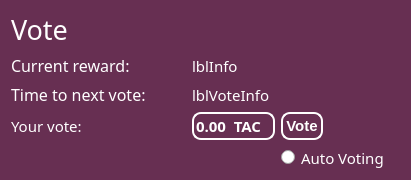
        <widget class="QFrame" name="bottomleftframe">
         <property name="sizePolicy">
          <sizepolicy hsizetype="Fixed" vsizetype="Preferred">
           <horstretch>0</horstretch>
           <verstretch>0</verstretch>
          </sizepolicy>
         </property>
         <property name="minimumSize">
          <size>
           <width>388</width>
           <height>0</height>
          </size>
         </property>
         <property name="toolTip">
          <string/>
         </property>
         <property name="styleSheet">
          <string notr="true">QFrame {
background-color: rgb(103,47,82);
color: rgb(255, 255, 255);
alternate-background-color: rgb(89,38,68);}
QToolTip {
     color: white;
     font-size:9pt;font-family:'Gill Sans MT';
     border: 4px solid ;
     border-radius: 13px;
     opacity: 700;
     border-color: rgb(89,38,68);
     background-color: rgb(62,29,67);
 }
                            QPushButton {
                            border-style: outset;
                            border-width: 2px;
                            border-radius: 9px;
                            border-color: white;
                            font: bold 11pt;
                            min-width: 5em;
                            padding: 3px;
                            }
                            QPushButton:pressed {
                            background-color: green;
                            border-style: inset;
                            }</string>
         </property>
         <layout class="QGridLayout" name="gridLayout">
          <item row="3" column="0">
           <widget class="QLabel" name="label_9">
            <property name="font">
             <font>
              <family>Gill Sans MT</family>
              <pointsize>11</pointsize>
             </font>
            </property>
            <property name="text">
             <string>&lt;html&gt;&lt;head/&gt;&lt;body&gt;&lt;p&gt;&lt;span style=&quot; font-size:12pt;&quot;&gt;Time to next vote:&lt;/span&gt;&lt;/p&gt;&lt;/body&gt;&lt;/html&gt;</string>
            </property>
           </widget>
          </item>
          <item row="4" column="2">
           <widget class="QDoubleSpinBox" name="spbVote">
            <property name="font">
             <font>
              <family>Gill Sans MT</family>
              <pointsize>11</pointsize>
              <weight>75</weight>
              <bold>true</bold>
             </font>
            </property>
            <property name="styleSheet">
             <string notr="true">font: 11pt &quot;Gill Sans MT&quot;;
border-style: outset;
background-color: rgb(103,47,82);
color: white;
                            border-width: 2px;
                            border-radius: 9px;
                            border-color: white;
                            font: bold 11pt;
                            min-width: 2em;

                            
                            
                            </string>
            </property>
            <property name="buttonSymbols">
             <enum>QAbstractSpinBox::NoButtons</enum>
            </property>
            <property name="suffix">
             <string>  TAC</string>
            </property>
            <property name="singleStep">
             <double>0.100000000000000</double>
            </property>
           </widget>
          </item>
          <item row="4" column="0">
           <widget class="QLabel" name="label_8">
            <property name="font">
             <font>
              <family>Gill Sans MT</family>
              <pointsize>11</pointsize>
             </font>
            </property>
            <property name="text">
             <string>&lt;html&gt;&lt;head/&gt;&lt;body&gt;&lt;p&gt;Your vote:&lt;/p&gt;&lt;/body&gt;&lt;/html&gt;</string>
            </property>
           </widget>
          </item>
          <item row="3" column="2">
           <widget class="QLabel" name="lblVoteInfo">
            <property name="font">
             <font>
              <family>Gill Sans MT</family>
              <pointsize>11</pointsize>
              <weight>50</weight>
              <italic>false</italic>
              <bold>false</bold>
             </font>
            </property>
            <property name="styleSheet">
             <string notr="true">font: 11pt &quot;Gill Sans MT&quot;;</string>
            </property>
            <property name="text">
             <string>lblVoteInfo</string>
            </property>
           </widget>
          </item>
          <item row="2" column="0">
           <widget class="QLabel" name="lblReward">
            <property name="font">
             <font>
              <family>Gill Sans MT</family>
              <pointsize>11</pointsize>
             </font>
            </property>
            <property name="text">
             <string>&lt;html&gt;&lt;head/&gt;&lt;body&gt;&lt;p&gt;&lt;span style=&quot; font-size:12pt;&quot;&gt;Current reward:&lt;/span&gt;&lt;/p&gt;&lt;/body&gt;&lt;/html&gt;</string>
            </property>
            <property name="margin">
             <number>0</number>
            </property>
           </widget>
          </item>
          <item row="1" column="0" alignment="Qt::AlignBottom">
           <widget class="QLabel" name="label_2">
            <property name="minimumSize">
             <size>
              <width>50</width>
              <height>0</height>
             </size>
            </property>
            <property name="font">
             <font>
              <family>Gill Sans MT</family>
              <pointsize>20</pointsize>
              <weight>50</weight>
              <bold>false</bold>
             </font>
            </property>
            <property name="text">
             <string>Vote</string>
            </property>
            <property name="textFormat">
             <enum>Qt::AutoText</enum>
            </property>
            <property name="margin">
             <number>0</number>
            </property>
           </widget>
          </item>
          <item row="2" column="2">
           <widget class="QLabel" name="lblInfo">
            <property name="font">
             <font>
              <family>Gill Sans MT</family>
              <pointsize>11</pointsize>
              <weight>50</weight>
              <italic>false</italic>
              <bold>false</bold>
             </font>
            </property>
            <property name="styleSheet">
             <string notr="true">font: 11pt &quot;Gill Sans MT&quot;;</string>
            </property>
            <property name="text">
             <string>lblInfo</string>
            </property>
           </widget>
          </item>
          <item row="4" column="4">
           <widget class="QPushButton" name="btnVote">
            <property name="sizePolicy">
             <sizepolicy hsizetype="Fixed" vsizetype="Fixed">
              <horstretch>0</horstretch>
              <verstretch>0</verstretch>
             </sizepolicy>
            </property>
            <property name="font">
             <font>
              <pointsize>11</pointsize>
              <weight>75</weight>
              <italic>false</italic>
              <bold>true</bold>
             </font>
            </property>
            <property name="toolTip">
             <string extracomment="Press the button to cast your vote">&lt;html&gt;&lt;head/&gt;&lt;body&gt;&lt;p&gt;&lt;span style=&quot; color:#550000;&quot;&gt;Press the button to cast your vote&lt;/span&gt;&lt;/p&gt;&lt;/body&gt;&lt;/html&gt;</string>
            </property>
            <property name="whatsThis">
             <string>blabla</string>
            </property>
            <property name="styleSheet">
             <string notr="true">
                            QPushButton {
                            border-style: outset;
                            border-width: 2px;
                            border-radius: 9px;
                            border-color: white;
                            font: bold 11pt;
                            min-width: 5em;
                            padding: 3px;
background-color: rgb(103,47,82);
color: white;
                            }
                            QPushButton:pressed {
                            background-color: green;
                            border-style: inset;
                            }
                          </string>
            </property>
            <property name="text">
             <string>Vote</string>
            </property>
           </widget>
          </item>
          <item row="5" column="4">
           <widget class="QRadioButton" name="chkAutoVote">
            <property name="sizePolicy">
             <sizepolicy hsizetype="Fixed" vsizetype="Fixed">
              <horstretch>0</horstretch>
              <verstretch>0</verstretch>
             </sizepolicy>
            </property>
            <property name="font">
             <font>
              <family>Gill Sans MT</family>
              <pointsize>11</pointsize>
              <kerning>true</kerning>
             </font>
            </property>
            <property name="layoutDirection">
             <enum>Qt::LeftToRight</enum>
            </property>
            <property name="styleSheet">
             <string notr="true">padding-right: 15px;
color: white;
</string>
            </property>
            <property name="text">
             <string>Auto Voting</string>
            </property>
           </widget>
          </item>
          <item row="4" column="1">
           <spacer name="horizontalSpacer_3">
            <property name="orientation">
             <enum>Qt::Horizontal</enum>
            </property>
            <property name="sizeHint" stdset="0">
             <size>
              <width>40</width>
              <height>20</height>
             </size>
            </property>
           </spacer>
          </item>
         </layout>
        </widget>
